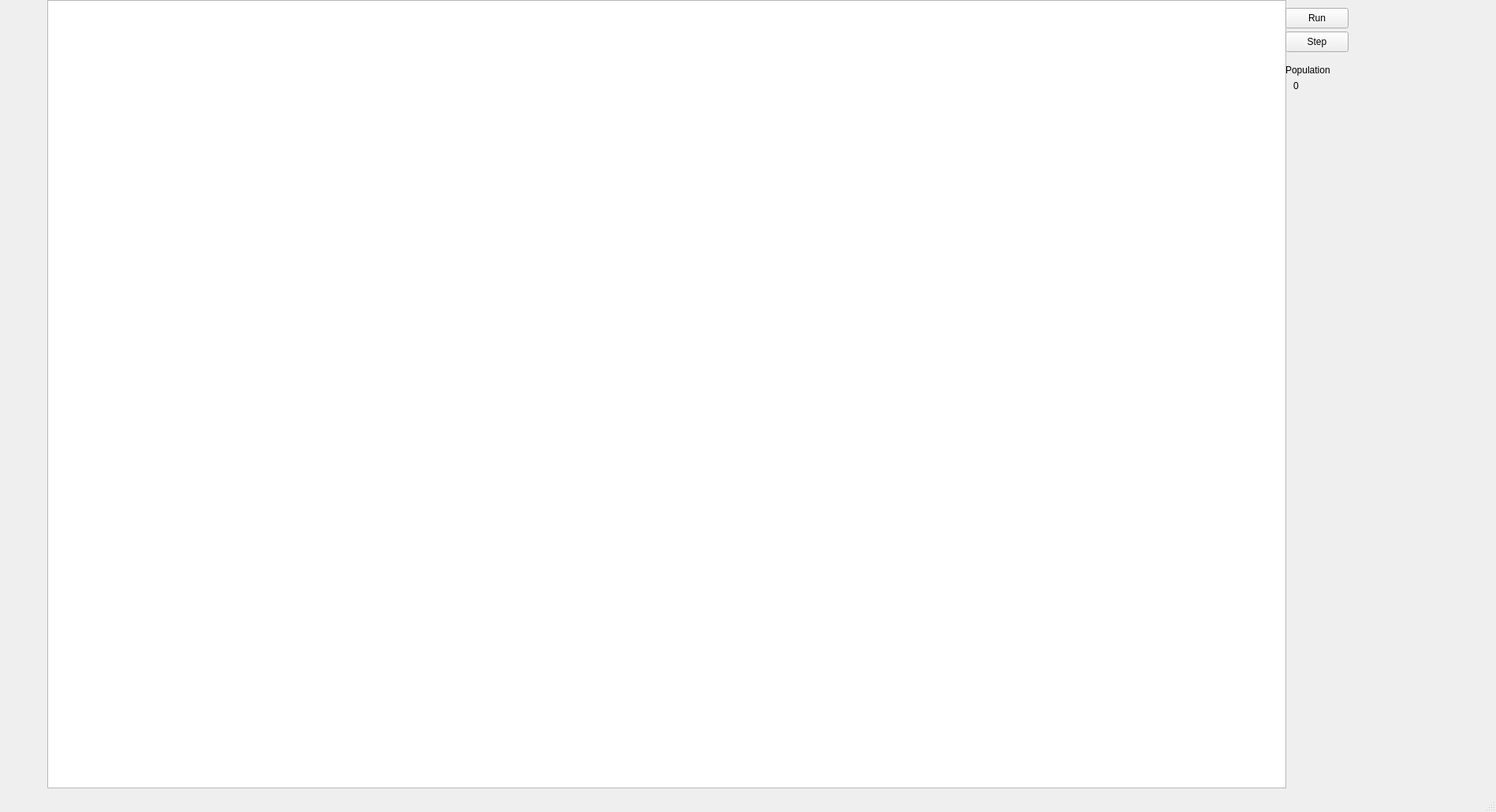
<?xml version="1.0" encoding="UTF-8"?>
<ui version="4.0">
 <class>MainWindow</class>
 <widget class="QMainWindow" name="MainWindow">
  <property name="geometry">
   <rect>
    <x>0</x>
    <y>0</y>
    <width>1897</width>
    <height>1030</height>
   </rect>
  </property>
  <property name="sizePolicy">
   <sizepolicy hsizetype="Maximum" vsizetype="Maximum">
    <horstretch>0</horstretch>
    <verstretch>0</verstretch>
   </sizepolicy>
  </property>
  <property name="windowTitle">
   <string>MainWindow</string>
  </property>
  <widget class="QWidget" name="centralWidget">
   <widget class="QTableWidget" name="table">
    <property name="geometry">
     <rect>
      <x>60</x>
      <y>0</y>
      <width>1571</width>
      <height>1000</height>
     </rect>
    </property>
    <property name="sizePolicy">
     <sizepolicy hsizetype="Maximum" vsizetype="Maximum">
      <horstretch>0</horstretch>
      <verstretch>0</verstretch>
     </sizepolicy>
    </property>
    <property name="showGrid">
     <bool>false</bool>
    </property>
    <property name="wordWrap">
     <bool>false</bool>
    </property>
    <property name="cornerButtonEnabled">
     <bool>true</bool>
    </property>
    <attribute name="horizontalHeaderVisible">
     <bool>false</bool>
    </attribute>
    <attribute name="horizontalHeaderMinimumSectionSize">
     <number>1</number>
    </attribute>
    <attribute name="horizontalHeaderDefaultSectionSize">
     <number>41</number>
    </attribute>
    <attribute name="verticalHeaderVisible">
     <bool>false</bool>
    </attribute>
    <attribute name="verticalHeaderCascadingSectionResizes">
     <bool>false</bool>
    </attribute>
    <attribute name="verticalHeaderMinimumSectionSize">
     <number>1</number>
    </attribute>
    <attribute name="verticalHeaderDefaultSectionSize">
     <number>22</number>
    </attribute>
   </widget>
   <widget class="QPushButton" name="runButton">
    <property name="geometry">
     <rect>
      <x>1630</x>
      <y>10</y>
      <width>80</width>
      <height>26</height>
     </rect>
    </property>
    <property name="text">
     <string>Run</string>
    </property>
   </widget>
   <widget class="QPushButton" name="stepButton">
    <property name="geometry">
     <rect>
      <x>1630</x>
      <y>40</y>
      <width>80</width>
      <height>26</height>
     </rect>
    </property>
    <property name="text">
     <string>Step</string>
    </property>
   </widget>
   <widget class="QLabel" name="label">
    <property name="geometry">
     <rect>
      <x>1630</x>
      <y>80</y>
      <width>71</width>
      <height>18</height>
     </rect>
    </property>
    <property name="text">
     <string>Population</string>
    </property>
   </widget>
   <widget class="QLabel" name="populationLabel">
    <property name="geometry">
     <rect>
      <x>1640</x>
      <y>100</y>
      <width>58</width>
      <height>18</height>
     </rect>
    </property>
    <property name="text">
     <string>0</string>
    </property>
   </widget>
  </widget>
  <widget class="QMenuBar" name="menuBar">
   <property name="geometry">
    <rect>
     <x>0</x>
     <y>0</y>
     <width>1897</width>
     <height>22</height>
    </rect>
   </property>
  </widget>
  <widget class="QStatusBar" name="statusBar"/>
 </widget>
 <layoutdefault spacing="6" margin="11"/>
 <resources/>
 <connections/>
</ui>
